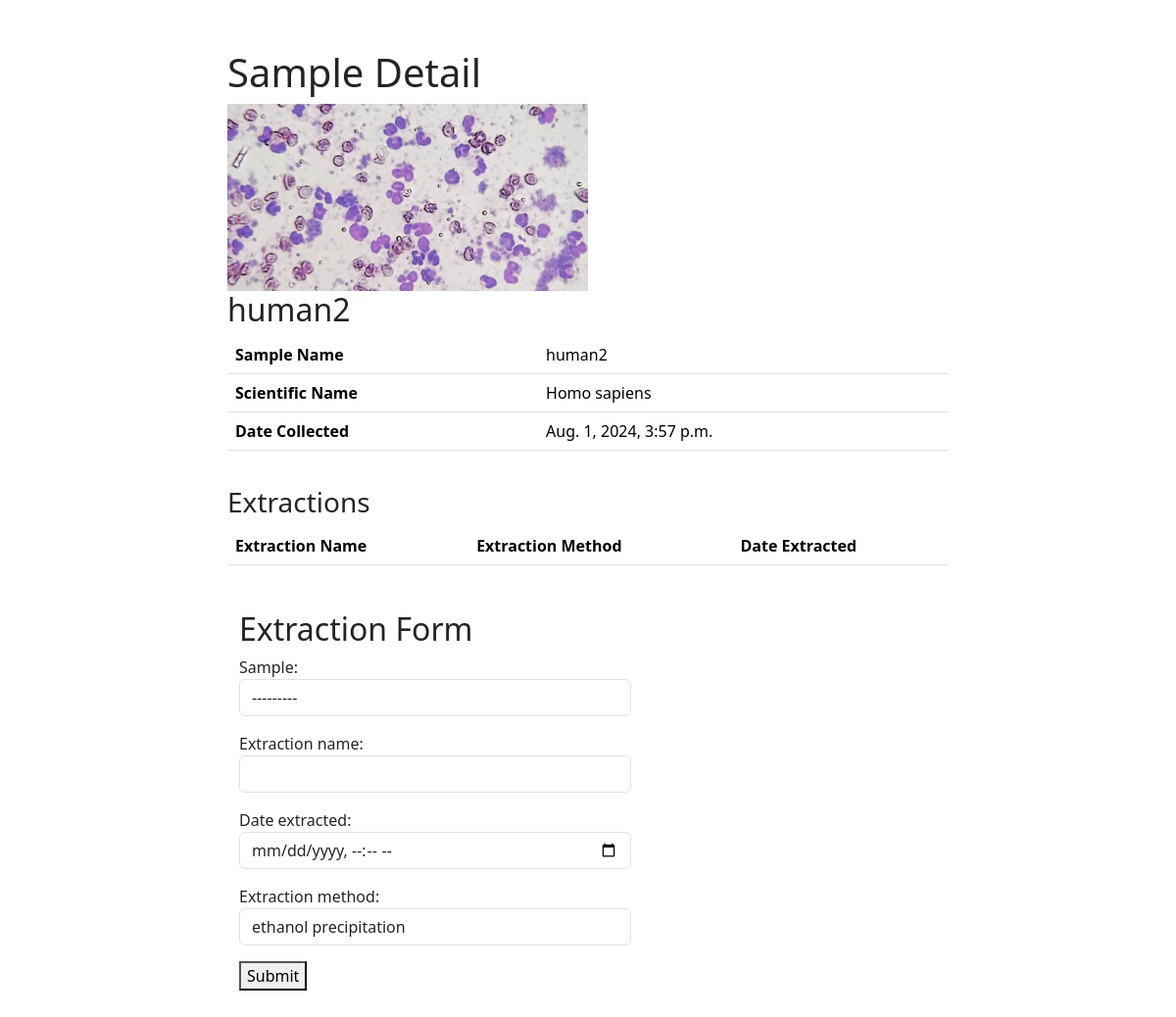
Page /LIMS/sample/29 on the committed database.
### LIMS/models.py (models this page shows)
class Sample(models.Model):
    sample_name = models.CharField(max_length=200, unique=True)
    taxon_id = models.CharField(max_length=20)
    scientific_name = models.CharField(max_length=200)
    common_name = models.CharField(max_length=200, default='')
    date_collected = models.DateTimeField("date collected")
    Sample_Img = models.ImageField(upload_to='images/')
    def __str__(self):
        return self.sample_name

### LIMS/views.py (the view)
# urls.py: path('sample/<int:sample_id>', views.DetailView, name="sample"),
def DetailView(request, sample_id):
    if request.method == 'GET':
        samples = Sample.objects.all()
    s = Sample.objects.get(pk=sample_id)
    if request.method == 'POST':
        form = ExtractionForm(request.POST, request.FILES)
        extraction_name = request.POST.get('extraction_name', '')
        extraction_method = request.POST.get('extraction_method', '')
        extraction_date = request.POST.get('extraction_date', '')
        if '' in (extraction_name, extraction_method, extraction_date):
            pass
        else:
            e = Extraction(extraction_name=extraction_name, extraction_method=extraction_method, extraction_date=extraction_date, sample=s)
            e.save()
    else:
        form = ExtractionForm()
    context = {
        "sample": s,
        "sample_id": sample_id,
        'form': form,
    }
    exts = s.extraction_set.all()
    context["extractions"] = exts
    return render(request, "LIMS/sample_detail.html", context)

### LIMS/forms.py
class Extraction(forms.ModelForm):
    class Meta:
        model = Extraction
        fields = ['sample', 'extraction_name', 'extraction_date', 'extraction_method']
        widgets = {
            'sample': forms.Select(attrs={
                'class': "form-control",
                'style': 'max-width: 400px;',
            }),
            'extraction_name': TextInput(attrs={
                'class': "form-control",
                'style': 'max-width: 400px;',
                }),
            'extraction_date': forms.DateTimeInput(attrs={
                'class':'form-control',
                'style': 'max-width: 400px;',
                'type': 'datetime-local',
            }),
            'extraction_method': forms.Select(attrs={
                'class': "form-control",
                'style': 'max-width: 400px;',
            })
        }

### LIMS/templates/LIMS/sample_detail.html (shortened to what this page needs)
{% extends "master.html" %}
{% block content %}
<h1>Sample Detail</h1>
            <div class="col-md-4">
                    <img src="{{ sample.Sample_Img.url }}" class="img-responsive" style="width: 150%;"/>
            </div>
<h2>{{ sample.sample_name }}</h2>
<table class="table">
    <tr>
        <th>Sample Name</th>
        <td>{{ sample.sample_name }}</td>
    </tr>
    <tr>
        <th>Scientific Name</th>
        <td>{{ sample.scientific_name }}</td>
    </tr>
    <tr>
        <th>Date Collected</th>
        <td>{{ sample.date_collected }}</td>
    </tr>
</table>
<h3 style="position: relative; top: 20px;">Extractions</h3>
<table class="table" style="position: relative; top: 20px;">
    <tr>
        <th>Extraction Name</th>
        <th>Extraction Method</th>
        <th>Date Extracted</th>
    </tr>
</table>
<div class="container" style="position: relative; top: 50px;">
    <h2>Extraction Form</h2>
    <form method = "post" enctype="multipart/form-data">
        <div class="form-group">
            {{ form.as_p }}
            <button type="submit" style="margin-bottom: 50px;">Submit</button>
        </div>
    </form>
</div>
{% endblock %}

### rows in the picture
Sample: Sample_Img (picture), sample_name "human2", scientific_name "Homo sapiens", date_collected "Aug. 1, 2024, 3:57 p.m."
